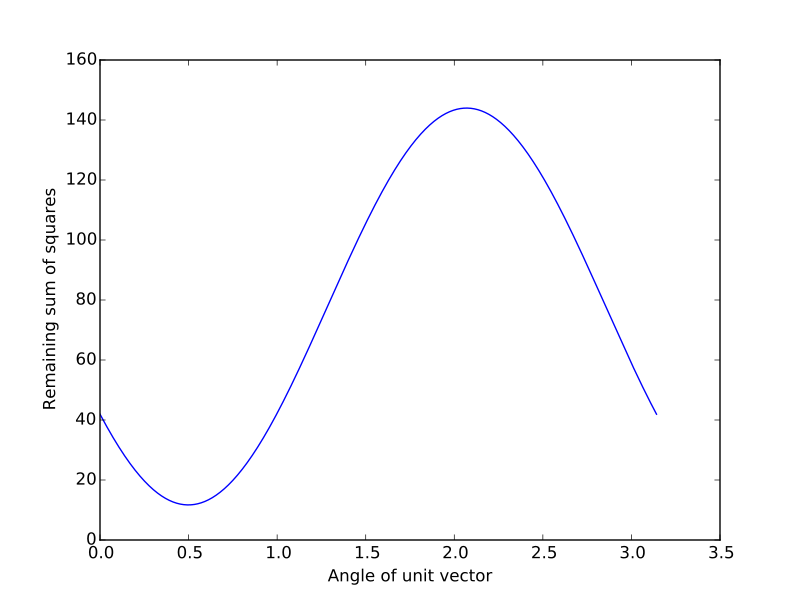

Source code (Python):
plt.plot(angles, remaining_ss)
plt.xlabel('Angle of unit vector')
plt.ylabel('Remaining sum of squares')
# ...
